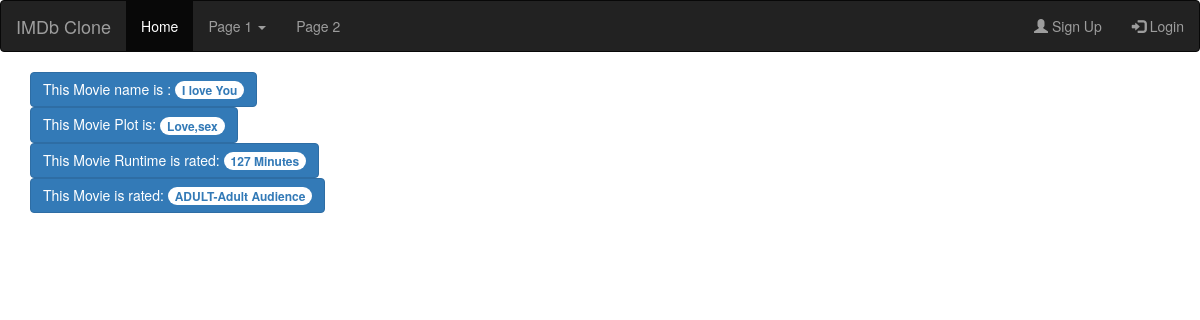
The app's page /movie/2/ with its own data.
### core/models.py (models this page shows, shortened)
class Movie(models.Model):
    NOT_RATED=0
    RATED_G=1
    RATED_PG=2
    RATED_ADULT=3
    RATINGS=(
        (NOT_RATED,'NR-Not Rated'),
        (RATED_G,'G-General Audience'),
        (RATED_PG,'PG-Parental Guidance'),
        (RATED_ADULT,'ADULT-Adult Audience'),
    )
    title=models.CharField(max_length=45)
    rating=models.IntegerField(choices=RATINGS,default=NOT_RATED)
    plot=models.TextField()
    year=models.DateField()
    runtime=models.PositiveIntegerField()
    website=models.URLField(blank=True)

### core/views.py (the view)
# urls.py: path('movie/<int:pk>/', MovieDetailView.as_view(), name='moviedetail'),
class MovieDetailView(DetailView):
    model = Movie
    template_name = "detail_view.html"

### templates/detail_view.html (shortened to what this page needs)
{% extends 'base.html' %}
{% block content %}
<div>
<button type="button" class="btn btn-primary"> This Movie name is :
   <span class="badge badge-light">{{movie.title}}</span>
  </div>
<div>
<button type="button" class="btn btn-primary"> This Movie Plot is:
   <span class="badge badge-light">{{movie.plot}}</span>
  </div>
<div>
<button type="button" class="btn btn-primary"> This Movie Runtime is rated:
   <span class="badge badge-light">{{movie.runtime}} Minutes</span>
  </div>
</button><div>
<button type="button" class="btn btn-primary"> This Movie is rated:
   <span class="badge badge-light">{{movie.get_rating_display}}</span>
  </div>
{% endblock content %}

### records on screen
Movie: title "I love You", plot "Love,sex", runtime "127", rating "ADULT-Adult Audience"
